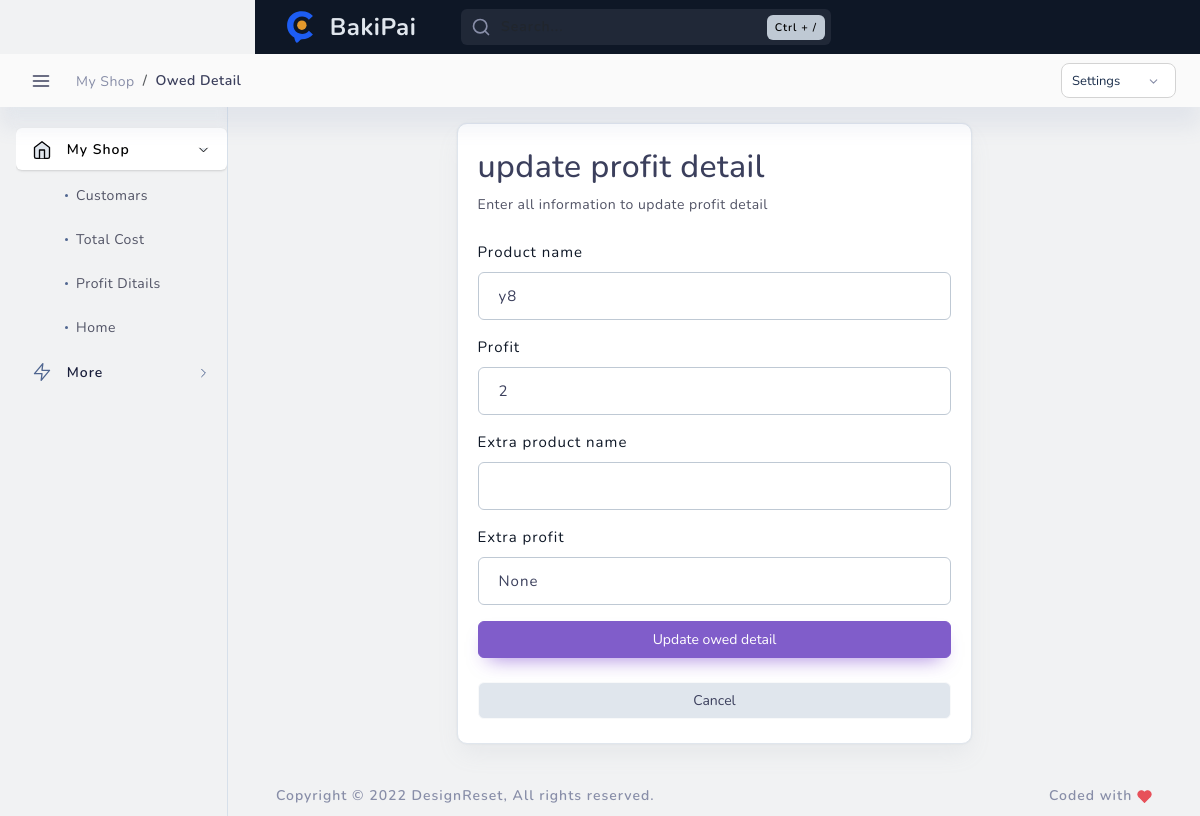
The app's page /update_profit_detail/1/, older data.
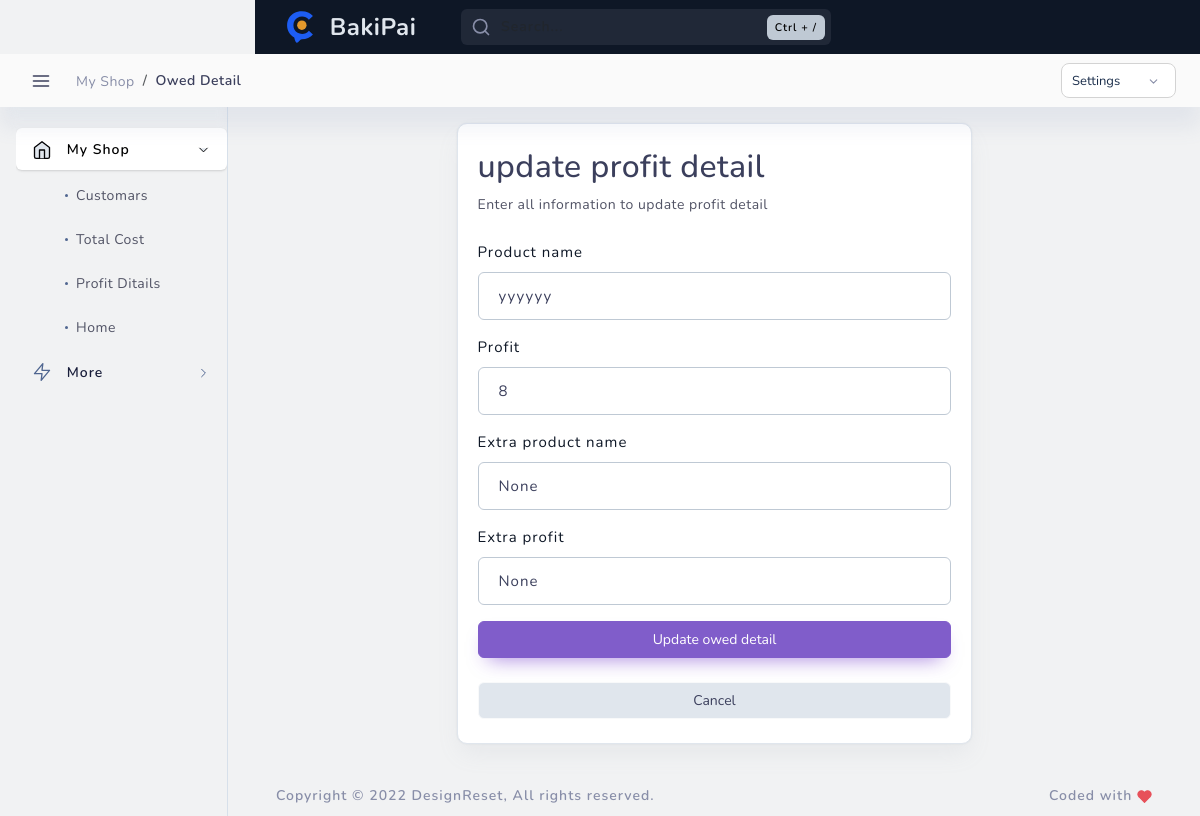
The same page, newer data.
### admin_panel/models.py (models this page shows)
class profit_detail(models.Model):
    product_name = models.TextField(max_length=20000)
    profit = models.IntegerField()
    extra =  models.TextField(max_length=20000 , blank=True , null=True)
    extra_profit = models.IntegerField( blank=True , null=True)
    date = models.DateField(auto_now_add=True)

### admin_panel/views.py (the view, shortened to what this page needs)
# urls.py: path('update_profit_detail/<int:id>/', update_profit_detail, name='update_profit_detail'),
def update_profit_detail(request , id ):
    customar1 = get_object_or_404(profit_detail, id=id) # template e jate change korte na hoi tai customar1 dewa
    try :
       update_profit = profit_detail.objects.get(id=id)
    except Exception as e :
      raise Http404(f"customar not found by your given id:{id}")
    context = {
         'customar1':customar1
    }
    return render(request , 'admin_panel/detail/update_profit.html' , context)

### admin_panel/templates/admin_panel/detail/update_profit.html (shortened to what the changed rows need)
{% load static %}
<!DOCTYPE html>
<html lang="en">
<head>
    <link href="{% static 'admin_theme/layouts/vertical-dark-menu/css/light/loader.css' %}" rel="stylesheet" type="text/css" />
    <link href="{% static 'admin_theme/layouts/vertical-dark-menu/css/dark/loader.css' %}" rel="stylesheet" type="text/css" />
    <link href="{% static 'admin_theme/src/bootstrap/css/bootstrap.min.css' %}" rel="stylesheet" type="text/css" />
    <link href="{% static 'admin_theme/layouts/vertical-dark-menu/css/light/plugins.css' %}" rel="stylesheet" type="text/css" />
    <link href="{% static 'admin_theme/layouts/vertical-dark-menu/css/dark/plugins.css' %}" rel="stylesheet" type="text/css" />
    <link href="{% static 'admin_theme/src/plugins/src/apex/apexcharts.css' %}" rel="stylesheet" type="text/css">
    <link href="{% static 'admin_theme/src/assets/css/light/dashboard/dash_1.css' %}" rel="stylesheet" type="text/css" />
    <link href="{% static 'admin_theme/src/assets/css/dark/dashboard/dash_1.css' %}" rel="stylesheet" type="text/css" />
</head>
<body class="layout-boxed">
    <div class="main-container" id="container">
        <div id="content" class="main-content">
            <div class="layout-px-spacing">
                    <div class="auth-container d-flex">
                        <div class="container mx-auto align-self-center">
                            <div class="row">
                                <div class="col-xxl-6 col-xl-7 col-lg-8 col-md-10 col-12 d-flex flex-column align-self-center mx-auto">
                                    <div class="card mt-3 mb-3">
                                        <div class="card-body">
                                            <div class="row">
                                                <div class="col-md-12 mb-3">
                                                    <h2>update profit detail </h2>
                                                </div>
                                                <form method="POST">
                                                    <div class="col-md-12">
                                                        <div class="mb-3">
                                                            <label class="form-label">Product name</label>
                                                            <input type="text" name="product_name" class="form-control add-billing-address-input" value="{{ customar1.product_name }}">
                                                        </div>
                                                    </div>
                                                    <div class="col-md-12">
                                                        <div class="mb-3">
                                                            <label class="form-label">Profit</label>
                                                            <input type="text" name="profit" class="form-control" value="{{ customar1.profit }}">
                                                        </div>
                                                    </div>
                                                    <div class="col-12">
                                                        <div class="mb-3">
                                                            <label class="form-label">Extra product name</label>
                                                            <input type="text" name="extra" class="form-control" value="{{ customar1.extra }}">
                                                        </div>
                                                    </div>
                                                    <div class="col-12">
                                                        <div class="mb-3">
                                                            <label class="form-label">Extra profit</label>
                                                            <input type="text" name="extra_profit" class="form-control" value="{{ customar1.extra_profit }}">
                                                        </div>
                                                    </div>
                                                </form>
                                            </div>
                                        </div>
                                    </div>
                                </div>
                            </div>
                        </div>
                    </div>
        </div>
    </div>
</body>
</html>

Row changes from the older to the newer data that the page shows:
changed profit_detail "None": product_name "y8" → "yyyyyy"; profit "2" → "8"; extra (not shown) → "None"
